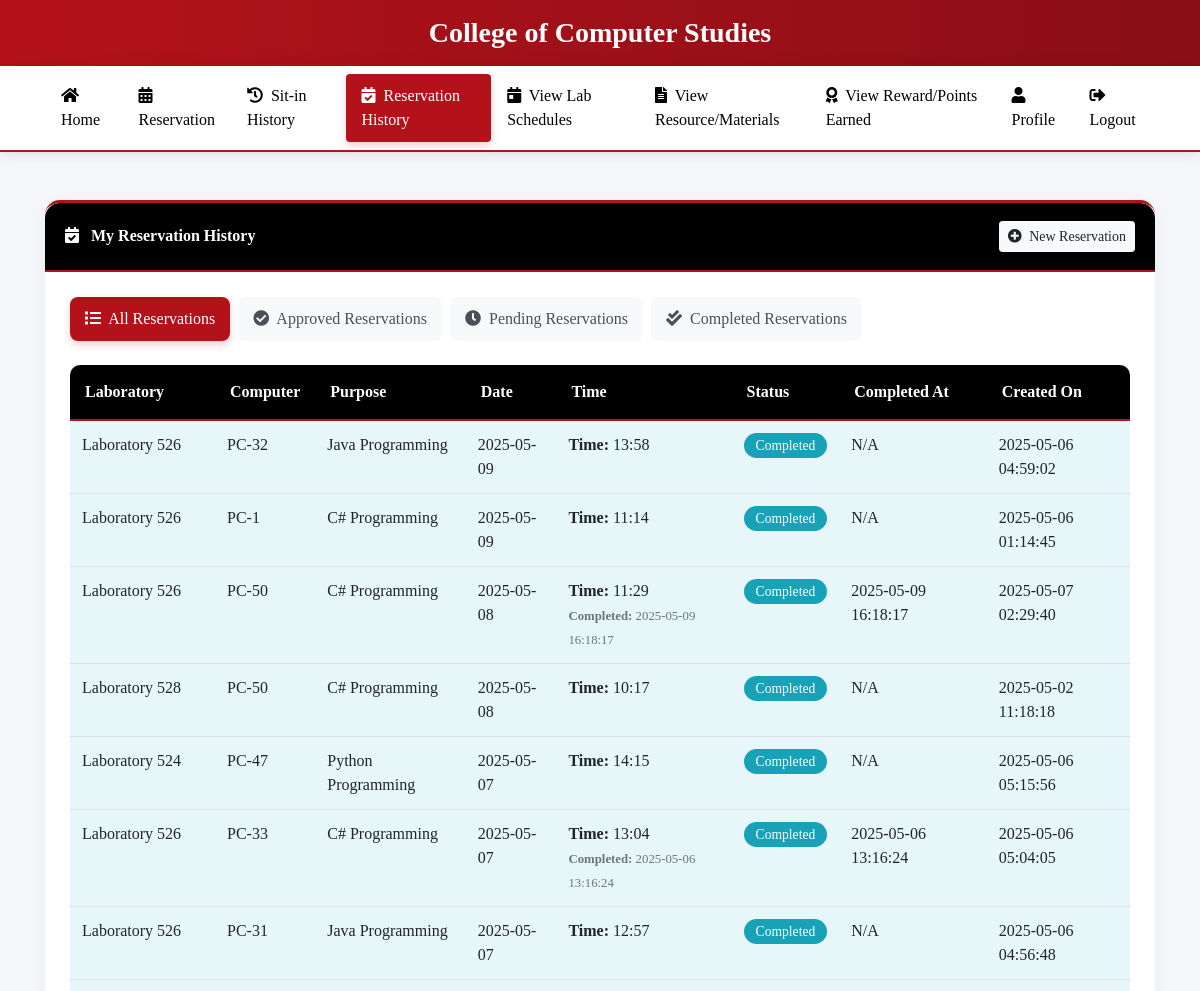
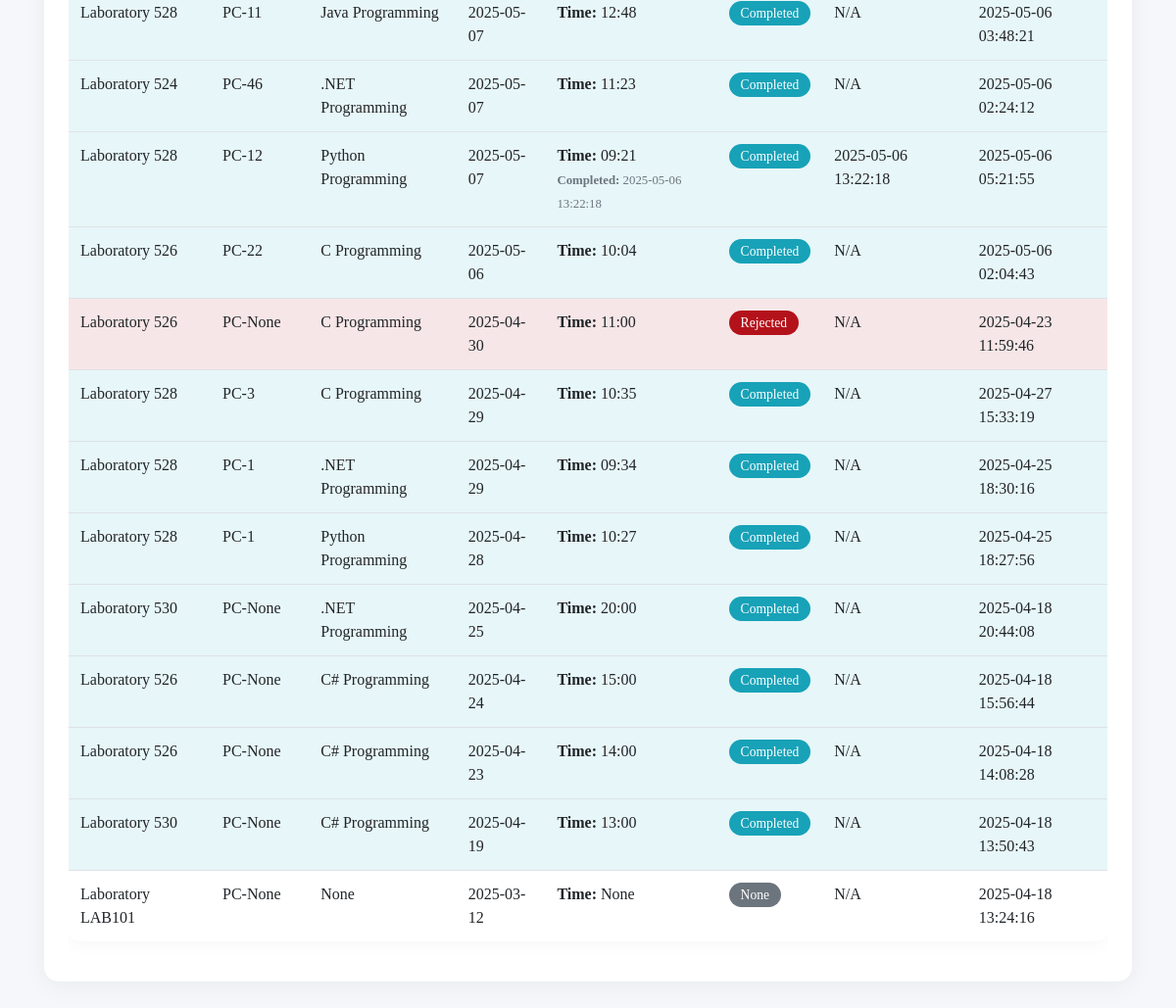
The page /user_reservation_history (signed in) on the database its author committed (2 pictures, top to bottom).
### tables this page shows
CREATE TABLE reservations (
                        id INTEGER PRIMARY KEY,
                        student_id TEXT,
                        laboratory_number TEXT,
                        reservation_date TEXT,
                        reservation_time TEXT,
                        purpose TEXT,
                        status TEXT,
                        created_at TEXT, computer_number INTEGER, time_out TEXT, completed_at TEXT,
                        FOREIGN KEY (student_id) REFERENCES users (idno)
                    );

### app.py (the view)
@app.route('/user_reservation_history')
def user_reservation_history():
    if 'user_id' not in session:
        return redirect(url_for('login'))
    student_id = session['user_id']
    status_filter = request.args.get('status', None)
    try:
        conn = get_db_connection()
        cursor = conn.cursor()
        cursor.execute('SELECT * FROM users WHERE idno = ?', (student_id,))
        user = cursor.fetchone()
        if status_filter:
            cursor.execute('''
                SELECT id, laboratory_number, computer_number, purpose, reservation_date,
                       reservation_time, time_out, status, created_at, completed_at
                FROM reservations
                WHERE student_id = ? AND status = ?
                ORDER BY reservation_date DESC, reservation_time DESC
            ''', (student_id, status_filter))
        else:
            cursor.execute('''
                SELECT id, laboratory_number, computer_number, purpose, reservation_date,
                       reservation_time, time_out, status, created_at, completed_at
                FROM reservations
                WHERE student_id = ?
                ORDER BY reservation_date DESC, reservation_time DESC
            ''', (student_id,))
        reservations = cursor.fetchall()
        cursor.execute('''
            SELECT id, laboratory_number, computer_number, purpose, reservation_date,
                   reservation_time, time_out, status, created_at, completed_at
            FROM reservations
            WHERE student_id = ? AND status = 'Approved'
            ORDER BY reservation_date DESC, reservation_time DESC
        ''', (student_id,))
        approved_reservations = cursor.fetchall()
        conn.close()
        return render_template('user_reservation_history.html',
                              user=user,
                              reservations=reservations,
                              approved_reservations=approved_reservations,
                              current_filter=status_filter)
    except Exception as e:
        if 'conn' in locals():
            conn.close()
        print(f"Error fetching reservation history: {str(e)}")
        flash(f"Error: {str(e)}", "danger")
        return redirect(url_for('user_dashboard'))

### app.py (called while the page is built, shortened)
def get_db_connection():
    conn = sqlite3.connect('students.db', timeout=30)
    conn.execute("PRAGMA journal_mode=WAL")  # Use Write-Ahead Logging
    conn.row_factory = sqlite3.Row
    try:
        cursor = conn.cursor()
        cursor.execute("PRAGMA table_info(users)")
        columns = [column[1] for column in cursor.fetchall()]
        cursor.execute("PRAGMA table_info(sitins)")
        sitins_columns = [column[1] for column in cursor.fetchall()]
    except Exception as e:
        print(f"Error in get_db_connection: {str(e)}")
    return conn

### templates/user_reservation_history.html (shortened to what this page needs)
<!DOCTYPE html>
<html lang="en">
<head>
    <link rel="stylesheet" href="https://stackpath.bootstrapcdn.com/bootstrap/4.5.2/css/bootstrap.min.css">
    <link rel="stylesheet" href="https://cdnjs.cloudflare.com/ajax/libs/font-awesome/5.15.3/css/all.min.css">
</head>
<body>
    <div class="header-banner">
        <div class="container text-center">
            <h3 class="font-weight-bold mb-0">College of Computer Studies</h3>
        </div>
    </div>
    <nav class="navbar navbar-expand-lg navbar-light sticky-top">
        <div class="container">
            <div class="collapse navbar-collapse" id="navbarNav">
                <ul class="navbar-nav ml-auto">
                    <li class="nav-item">
                        <a class="nav-link" href="{{ url_for('user_dashboard') }}">
                            <i class="fas fa-home mr-1"></i> Home
                        </a>
                    </li>
                    <li class="nav-item">
                        <a class="nav-link" href="{{ url_for('reservation') }}">
                            <i class="fas fa-calendar-alt mr-1"></i> Reservation
                        </a>
                    </li>
                    <li class="nav-item">
                        <a class="nav-link" href="{{ url_for('sitin_history') }}">
                            <i class="fas fa-history mr-1"></i> Sit-in History
                        </a>
                    </li>
                    <li class="nav-item active">
                        <a class="nav-link" href="{{ url_for('user_reservation_history') }}">
                            <i class="fas fa-calendar-check mr-1"></i> Reservation History
                        </a>
                    </li>
                    <li class="nav-item">
                        <a class="nav-link" href="{{ url_for('view_lab_schedules') }}">
                            <i class="fas fa-calendar-day mr-1"></i> View Lab Schedules
                        </a>
                    </li>
                    <li class="nav-item">
                        <a class="nav-link" href="{{ url_for('view_resources') }}">
                            <i class="fas fa-file-alt mr-1"></i> View Resource/Materials
                        </a>
                    </li>
                    <li class="nav-item">
                        <a class="nav-link" href="{{ url_for('view_points') }}">
                            <i class="fas fa-award mr-1"></i> View Reward/Points Earned
                        </a>
                    </li>
                    <li class="nav-item">
                        <a class="nav-link" href="{{ url_for('profile') }}">
                            <i class="fas fa-user mr-1"></i> Profile
                        </a>
                    </li>
                    <li class="nav-item">
                        <a class="nav-link" href="{{ url_for('logout') }}">
                            <i class="fas fa-sign-out-alt mr-1"></i> Logout
                        </a>
                    </li>
                </ul>
            </div>
        </div>
    </nav>
    <div class="container py-5">
        <div class="card">
            <div class="card-header d-flex justify-content-between align-items-center">
                <div>
                    <i class="fas fa-calendar-check mr-2"></i>
                    {% if current_filter %}
                        {{ current_filter }} Reservations
                    {% else %}
                        My Reservation History
                    {% endif %}
                </div>
                <div>
                    <a href="{{ url_for('reservation') }}" class="btn btn-light btn-sm">
                        <i class="fas fa-plus-circle mr-1"></i> New Reservation
                    </a>
                </div>
            </div>
            <div class="card-body">
                <ul class="nav nav-pills mb-4">
                    <li class="nav-item">
                        <a class="nav-link {% if not current_filter %}active{% endif %}" href="{{ url_for('user_reservation_history') }}">
                            <i class="fas fa-list mr-1"></i> All Reservations
                        </a>
                    </li>
                    <li class="nav-item">
                        <a class="nav-link {% if current_filter == 'Approved' %}active{% endif %}" href="{{ url_for('user_reservation_history', status='Approved') }}">
                            <i class="fas fa-check-circle mr-1"></i> Approved Reservations
                        </a>
                    </li>
                    <li class="nav-item">
                        <a class="nav-link {% if current_filter == 'Pending' %}active{% endif %}" href="{{ url_for('user_reservation_history', status='Pending') }}">
                            <i class="fas fa-clock mr-1"></i> Pending Reservations
                        </a>
                    </li>
                    <li class="nav-item">
                        <a class="nav-link {% if current_filter == 'Completed' %}active{% endif %}" href="{{ url_for('user_reservation_history', status='Completed') }}">
                            <i class="fas fa-check-double mr-1"></i> Completed Reservations
                        </a>
                    </li>
                </ul>
                <div class="table-responsive">
                    <table class="table table-striped">
                        <thead>
                            <tr>
                                <th>Laboratory</th>
                                <th>Computer</th>
                                <th>Purpose</th>
                                <th>Date</th>
                                <th>Time</th>
                                <th>Status</th>
                                <th>Completed At</th>
                                <th>Created On</th>
                            </tr>
                        </thead>
                        <tbody>
                            {% if reservations %}
                                {% for reservation in reservations %}
                                    <tr class="status-{{ reservation.status|lower }}">
                                        <td>Laboratory {{ reservation.laboratory_number }}</td>
                                        <td>PC-{{ reservation.computer_number }}</td>
                                        <td>{{ reservation.purpose }}</td>
                                        <td>{{ reservation.reservation_date }}</td>
                                        <td>
                                            <strong>Time:</strong> {{ reservation.reservation_time }}<br>
                                            {% if reservation.status == 'Completed' and reservation.completed_at %}
                                            <small class="text-muted"><strong>Completed:</strong> {{ reservation.completed_at }}</small>
                                            {% endif %}
                                        </td>
                                        <td>
                                            {% if reservation.status == 'Pending' %}
                                                <span class="badge badge-pill badge-pending">Pending</span>
                                            {% elif reservation.status == 'Approved' %}
                                                <span class="badge badge-pill badge-approved">Approved</span>
                                            {% elif reservation.status == 'Rejected' %}
                                                <span class="badge badge-pill badge-rejected">Rejected</span>
                                            {% elif reservation.status == 'Completed' %}
                                                <span class="badge badge-pill badge-completed">Completed</span>
                                            {% else %}
                                                <span class="badge badge-pill badge-secondary">{{ reservation.status }}</span>
                                            {% endif %}
                                        </td>
                                        <td>{{ reservation.completed_at if reservation.completed_at else 'N/A' }}</td>
                                        <td>{{ reservation.created_at }}</td>
                                    </tr>
                                {% endfor %}
                            {% endif %}
                        </tbody>
                    </table>
                </div>
            </div>
        </div>
    </div>
</body>
</html>

### templates/user_reservation_history.html (style rules this page uses)
:root { --primary-color: #B4121B; --secondary-color: #8A0E15; --accent-color: #D6454F; --light-color: #f8f9fa; --dark-color: #000000; --success-color: #2a9d8f; --warning-color: #e9c46a; --danger-color: #B4121B; }
body { font-family: Georgia, serif; background-color: #f5f7fa; color: #495057; min-height: 100vh; }
.header-banner { background: linear-gradient(to right, var(--primary-color), var(--secondary-color)); color: white; padding: 16px 0; overflow: hidden; }
.header-banner::after { content: ''; position: absolute; bottom: -10px; left: 0; right: 0; height: 20px; background: #fff; border-radius: 50% 50% 0 0; }
.navbar { background-color: #fff !important; box-shadow: 0 2px 15px rgba(0,0,0,0.1); border-bottom: 2px solid var(--primary-color); }
.navbar .nav-link { color: var(--dark-color) !important; font-weight: 500; padding: 10px 16px !important; border-radius: 4px; transition: all 0.3s ease; }
.navbar .nav-item.active .nav-link { background-color: var(--primary-color); color: white !important; box-shadow: 0 4px 8px rgba(180, 18, 27, 0.2); }
.card { border: none; border-radius: 15px; box-shadow: 0 5px 25px rgba(0,0,0,0.05); transition: all 0.3s ease; margin-bottom: 25px; overflow: hidden; border-top: 3px solid var(--primary-color); }
.card-header { background: var(--dark-color); color: white; font-weight: 600; padding: 18px 20px; border-bottom: 2px solid var(--primary-color) !important; border-radius: 15px 15px 0 0 !important; }
.card-body { padding: 25px; }
.table { background-color: white; border-radius: 10px; overflow: hidden; box-shadow: 0 0 20px rgba(0, 0, 0, 0.05); }
.table thead th { background-color: var(--dark-color); color: white; border: none; padding: 15px; border-bottom: 2px solid var(--primary-color); }
.table-striped tbody tr:nth-of-type(odd) { background-color: rgba(180, 18, 27, 0.05); }
.badge-pill { padding: 0.5em 1em; font-weight: 500; color: white; }
.badge-rejected { background-color: var(--danger-color); color: white; font-size: 0.85rem; padding: 6px 12px; font-weight: 500; }
.badge-secondary { background-color: #6c757d; color: white; font-size: 0.85rem; padding: 6px 12px; font-weight: 500; }
.badge-completed { background-color: #17a2b8; color: white; font-size: 0.85rem; padding: 6px 12px; font-weight: 500; }
.nav-pills .nav-link { border-radius: 8px; padding: 10px 15px; color: #495057; font-weight: 500; transition: all 0.3s ease; margin-right: 8px; background-color: #f8f9fa; }
.nav-pills .nav-link.active { background-color: var(--primary-color); color: white; box-shadow: 0 4px 8px rgba(180, 18, 27, 0.2); }
tr.status-rejected { background-color: rgba(180, 18, 27, 0.1) !important; }
tr.status-completed { background-color: rgba(23, 162, 184, 0.1) !important; }

### rows shown on the page
reservations: laboratory_number "526", computer_number "32", purpose "Java Programming", reservation_date "2025-05-09", reservation_time "13:58", status "Completed", completed_at "N/A", created_at "2025-05-06 04:59:02"
reservations: laboratory_number "526", computer_number "1", purpose "C# Programming", reservation_date "2025-05-09", reservation_time "11:14", status "Completed", completed_at "N/A", created_at "2025-05-06 01:14:45"
reservations: laboratory_number "526", computer_number "50", purpose "C# Programming", reservation_date "2025-05-08", reservation_time "11:29", completed_at "2025-05-09 16:18:17", status "Completed", created_at "2025-05-07 02:29:40"
reservations: laboratory_number "528", computer_number "50", purpose "C# Programming", reservation_date "2025-05-08", reservation_time "10:17", status "Completed", completed_at "N/A", created_at "2025-05-02 11:18:18"
reservations: laboratory_number "524", computer_number "47", purpose "Python Programming", reservation_date "2025-05-07", reservation_time "14:15", status "Completed", completed_at "N/A", created_at "2025-05-06 05:15:56"
reservations: laboratory_number "526", computer_number "33", purpose "C# Programming", reservation_date "2025-05-07", reservation_time "13:04", completed_at "2025-05-06 13:16:24", status "Completed", created_at "2025-05-06 05:04:05"
reservations: laboratory_number "526", computer_number "31", purpose "Java Programming", reservation_date "2025-05-07", reservation_time "12:57", status "Completed", completed_at "N/A", created_at "2025-05-06 04:56:48"
reservations: laboratory_number "528", computer_number "11", purpose "Java Programming", reservation_date "2025-05-07", reservation_time "12:48", status "Completed", completed_at "N/A", created_at "2025-05-06 03:48:21"
reservations: laboratory_number "524", computer_number "46", purpose ".NET Programming", reservation_date "2025-05-07", reservation_time "11:23", status "Completed", completed_at "N/A", created_at "2025-05-06 02:24:12"
reservations: laboratory_number "528", computer_number "12", purpose "Python Programming", reservation_date "2025-05-07", reservation_time "09:21", completed_at "2025-05-06 13:22:18", status "Completed", created_at "2025-05-06 05:21:55"
reservations: laboratory_number "526", computer_number "22", purpose "C Programming", reservation_date "2025-05-06", reservation_time "10:04", status "Completed", completed_at "N/A", created_at "2025-05-06 02:04:43"
reservations: laboratory_number "526", computer_number "None", purpose "C Programming", reservation_date "2025-04-30", reservation_time "11:00", status "Rejected", completed_at "N/A", created_at "2025-04-23 11:59:46"
reservations: laboratory_number "528", computer_number "3", purpose "C Programming", reservation_date "2025-04-29", reservation_time "10:35", status "Completed", completed_at "N/A", created_at "2025-04-27 15:33:19"
reservations: laboratory_number "528", computer_number "1", purpose ".NET Programming", reservation_date "2025-04-29", reservation_time "09:34", status "Completed", completed_at "N/A", created_at "2025-04-25 18:30:16"
reservations: laboratory_number "528", computer_number "1", purpose "Python Programming", reservation_date "2025-04-28", reservation_time "10:27", status "Completed", completed_at "N/A", created_at "2025-04-25 18:27:56"
reservations: laboratory_number "530", computer_number "None", purpose ".NET Programming", reservation_date "2025-04-25", reservation_time "20:00", status "Completed", completed_at "N/A", created_at "2025-04-18 20:44:08"
reservations: laboratory_number "526", computer_number "None", purpose "C# Programming", reservation_date "2025-04-24", reservation_time "15:00", status "Completed", completed_at "N/A", created_at "2025-04-18 15:56:44"
reservations: laboratory_number "526", computer_number "None", purpose "C# Programming", reservation_date "2025-04-23", reservation_time "14:00", status "Completed", completed_at "N/A", created_at "2025-04-18 14:08:28"
reservations: laboratory_number "530", computer_number "None", purpose "C# Programming", reservation_date "2025-04-19", reservation_time "13:00", status "Completed", completed_at "N/A", created_at "2025-04-18 13:50:43"
reservations: laboratory_number "LAB101", computer_number "None", purpose "None", reservation_date "2025-03-12", reservation_time "None", status "None", completed_at "N/A", created_at "2025-04-18 13:24:16"
